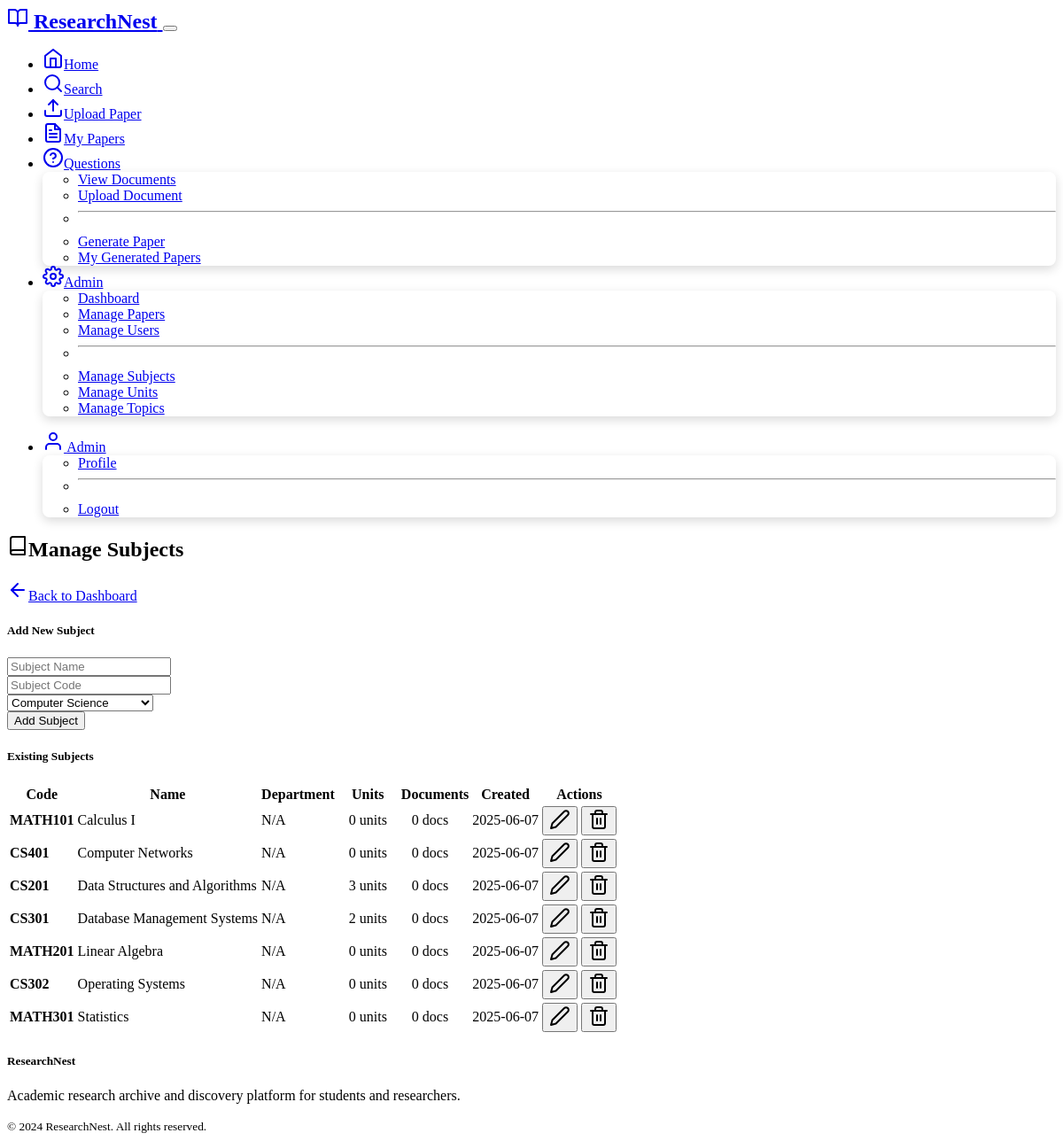
Screenshot of /admin/subjects (signed in) with the database file from the repository.
### models.py (models this page shows, shortened)
class User(UserMixin, db.Model):
    __tablename__ = 'users'
    id = db.Column(db.Integer, primary_key=True)
    email = db.Column(db.String(120), unique=True, nullable=False)
    password_hash = db.Column(db.String(256), nullable=False)
    first_name = db.Column(db.String(50), nullable=False)
    last_name = db.Column(db.String(50), nullable=True)
    profile_image_url = db.Column(db.String, nullable=True)
    department = db.Column(db.String(100), nullable=True)
    year = db.Column(db.Integer, nullable=True)
    is_admin = db.Column(db.Boolean, default=False)
    created_at = db.Column(db.DateTime, default=datetime.now)
    updated_at = db.Column(db.DateTime, default=datetime.now, onupdate=datetime.now)
    papers = db.relationship('ResearchPaper', backref='uploader', lazy=True)
    downloads = db.relationship('DownloadLog', backref='user', lazy=True)

class Subject(db.Model):
    __tablename__ = 'subjects'
    id = db.Column(db.Integer, primary_key=True)
    name = db.Column(db.String(100), nullable=False)
    code = db.Column(db.String(20), nullable=False)
    department_id = db.Column(db.Integer, db.ForeignKey('departments.id'), nullable=False)
    created_at = db.Column(db.DateTime, default=datetime.now)
    units = db.relationship('Unit', backref='subject', lazy=True, cascade='all, delete-orphan')
    question_documents = db.relationship('QuestionDocument', backref='subject', lazy=True)

### routes.py (the view)
@app.route('/admin/subjects')
@require_admin
def manage_subjects():
    subjects = Subject.query.order_by(Subject.name).all()
    form = SubjectManagementForm()
    return render_template('admin/subjects.html', subjects=subjects, form=form)

### forms.py
class SubjectManagementForm(FlaskForm):
    name = StringField('Subject Name', validators=[DataRequired(), Length(max=100)])
    code = StringField('Subject Code', validators=[DataRequired(), Length(max=20)])
    department_id = SelectField('Department', coerce=int, validators=[DataRequired()])
    submit = SubmitField('Add Subject')
    def __init__(self, *args, **kwargs):
        super(SubjectManagementForm, self).__init__(*args, **kwargs)
        from models import Department
        self.department_id.choices = [(dept.id, dept.name) for dept in Department.query.all()]

### auth.py (called while the page is built)
@login_manager.user_loader
def load_user(user_id):
    return User.query.get(user_id)

def require_admin(f):
    @wraps(f)
    def decorated_function(*args, **kwargs):
        if not current_user.is_authenticated:
            return redirect(url_for('login'))
        if not current_user.is_admin:
            flash('Admin access required.', 'error')
            return render_template('403.html'), 403
        return f(*args, **kwargs)
    return decorated_function

### routes.py (called while the page is built)
@app.before_request
def make_session_permanent():
    session.permanent = True

@app.context_processor
def inject_user():
    return dict(current_user=current_user)

### templates/admin/subjects.html (shortened to what this page needs)
{% extends "base.html" %}
{% block content %}
<div class="container my-4">
    <div class="d-flex justify-content-between align-items-center mb-4">
        <h2><i data-feather="book" class="me-2"></i>Manage Subjects</h2>
        <a href="{{ url_for('admin_dashboard') }}" class="btn btn-outline-secondary">
            <i data-feather="arrow-left" class="me-1"></i>Back to Dashboard
        </a>
    </div>
    <div class="card mb-4">
        <div class="card-header">
            <h5 class="card-title mb-0">Add New Subject</h5>
        </div>
        <div class="card-body">
            <form method="POST" action="{{ url_for('add_subject') }}" class="row g-3">
                <div class="col-md-4">
                    {{ form.name(class="form-control", placeholder="Subject Name") }}
                </div>
                <div class="col-md-3">
                    {{ form.code(class="form-control", placeholder="Subject Code") }}
                </div>
                <div class="col-md-3">
                    {{ form.department_id(class="form-select") }}
                </div>
                <div class="col-md-2">
                    {{ form.submit(class="btn btn-primary w-100") }}
                </div>
            </form>
        </div>
    </div>
    <div class="card">
        <div class="card-header">
            <h5 class="card-title mb-0">Existing Subjects</h5>
        </div>
        <div class="card-body">
            {% if subjects %}
            <div class="table-responsive">
                <table class="table table-hover">
                    <thead>
                        <tr>
                            <th>Code</th>
                            <th>Name</th>
                            <th>Department</th>
                            <th>Units</th>
                            <th>Documents</th>
                            <th>Created</th>
                            <th>Actions</th>
                        </tr>
                    </thead>
                    <tbody>
                        {% for subject in subjects %}
                        <tr>
                            <td><strong>{{ subject.code }}</strong></td>
                            <td>{{ subject.name }}</td>
                            <td>{{ subject.dept.name if subject.dept else 'N/A' }}</td>
                            <td>
                                <span class="badge bg-info">{{ subject.units|length }} units</span>
                            </td>
                            <td>
                                <span class="badge bg-success">{{ subject.question_documents|length }} docs</span>
                            </td>
                            <td>{{ subject.created_at.strftime('%Y-%m-%d') }}</td>
                            <td>
                                <div class="btn-group btn-group-sm">
                                    <button class="btn btn-outline-primary" onclick="editSubject({{ subject.id }})">
                                        <i data-feather="edit-2"></i>
                                    </button>
                                    <button class="btn btn-outline-danger" onclick="deleteSubject({{ subject.id }})">
                                        <i data-feather="trash-2"></i>
                                    </button>
                                </div>
                            </td>
                        </tr>
                        {% endfor %}
                    </tbody>
                </table>
            </div>
            {% else %}
            <div class="text-center py-4">
                <i data-feather="book" class="display-4 text-muted mb-3"></i>
                <p class="text-muted">No subjects found. Add your first subject above.</p>
            </div>
            {% endif %}
        </div>
    </div>
</div>
{% endblock %}

### templates/base.html (shortened to what this page needs)
<!DOCTYPE html>
<html lang="en" data-bs-theme="dark">
<head>
    <link href="https://cdn.replit.com/agent/bootstrap-agent-dark-theme.min.css" rel="stylesheet">
    <link rel="stylesheet" href="{{ url_for('static', filename='css/style.css') }}">
</head>
<body>
    <nav class="navbar navbar-expand-lg navbar-dark bg-dark sticky-top">
        <div class="container">
            <a class="navbar-brand d-flex align-items-center" href="{{ url_for('index') }}">
                <i data-feather="book-open" class="me-2"></i>
                <strong>ResearchNest</strong>
            </a>
            <button class="navbar-toggler" type="button" data-bs-toggle="collapse" data-bs-target="#navbarNav">
            </button>
            <div class="collapse navbar-collapse" id="navbarNav">
                <ul class="navbar-nav me-auto">
                    <li class="nav-item">
                        <a class="nav-link" href="{{ url_for('index') }}">
                            <i data-feather="home" class="me-1"></i>Home
                        </a>
                    </li>
                    <li class="nav-item">
                        <a class="nav-link" href="{{ url_for('search') }}">
                            <i data-feather="search" class="me-1"></i>Search
                        </a>
                    </li>
                    {% if current_user.is_authenticated %}
                        <li class="nav-item">
                            <a class="nav-link" href="{{ url_for('upload_paper') }}">
                                <i data-feather="upload" class="me-1"></i>Upload Paper
                            </a>
                        </li>
                        <li class="nav-item">
                            <a class="nav-link" href="{{ url_for('my_papers') }}">
                                <i data-feather="file-text" class="me-1"></i>My Papers
                            </a>
                        </li>
                        <li class="nav-item dropdown">
                            <a class="nav-link dropdown-toggle" href="#" id="questionsDropdown" role="button" data-bs-toggle="dropdown">
                                <i data-feather="help-circle" class="me-1"></i>Questions
                            </a>
                            <ul class="dropdown-menu">
                                <li><a class="dropdown-item" href="{{ url_for('question_documents') }}">View Documents</a></li>
                                <li><a class="dropdown-item" href="{{ url_for('upload_question_document') }}">Upload Document</a></li>
                                <li><hr class="dropdown-divider"></li>
                                <li><a class="dropdown-item" href="{{ url_for('generate_question_paper') }}">Generate Paper</a></li>
                                <li><a class="dropdown-item" href="{{ url_for('my_generated_papers') }}">My Generated Papers</a></li>
                            </ul>
                        </li>
                        {% if current_user.is_admin %}
                            <li class="nav-item dropdown">
                                <a class="nav-link dropdown-toggle" href="#" id="adminDropdown" role="button" data-bs-toggle="dropdown">
                                    <i data-feather="settings" class="me-1"></i>Admin
                                </a>
                                <ul class="dropdown-menu">
                                    <li><a class="dropdown-item" href="{{ url_for('admin_dashboard') }}">Dashboard</a></li>
                                    <li><a class="dropdown-item" href="{{ url_for('admin_papers') }}">Manage Papers</a></li>
                                    <li><a class="dropdown-item" href="{{ url_for('admin_users') }}">Manage Users</a></li>
                                    <li><hr class="dropdown-divider"></li>
                                    <li><a class="dropdown-item" href="{{ url_for('manage_subjects') }}">Manage Subjects</a></li>
                                    <li><a class="dropdown-item" href="{{ url_for('manage_units') }}">Manage Units</a></li>
                                    <li><a class="dropdown-item" href="{{ url_for('manage_topics') }}">Manage Topics</a></li>
                                </ul>
                            </li>
                        {% endif %}
                    {% endif %}
                </ul>
                <ul class="navbar-nav">
                    {% if current_user.is_authenticated %}
                        <li class="nav-item dropdown">
                            <a class="nav-link dropdown-toggle d-flex align-items-center" href="#" id="userDropdown" role="button" data-bs-toggle="dropdown">
                                {% if current_user.profile_image_url %}
                                    <img src="{{ current_user.profile_image_url }}" alt="Profile" class="rounded-circle me-2" width="24" height="24" style="object-fit: cover;">
                                {% else %}
                                    <i data-feather="user" class="me-2"></i>
                                {% endif %}
                                {{ current_user.first_name or current_user.email.split('@')[0] }}
                            </a>
                            <ul class="dropdown-menu">
                                <li><a class="dropdown-item" href="{{ url_for('profile') }}">Profile</a></li>
                                <li><hr class="dropdown-divider"></li>
                                <li><a class="dropdown-item" href="{{ url_for('logout') }}">Logout</a></li>
                            </ul>
                        </li>
                    {% else %}
                        <li class="nav-item">
                            <a class="nav-link" href="{{ url_for('login') }}">
                                <i data-feather="log-in" class="me-1"></i>Login
                            </a>
                        </li>
                    {% endif %}
                </ul>
            </div>
        </div>
    </nav>
    <main>
        {% block content %}{% endblock %}
    </main>
    <footer class="bg-dark text-light mt-5 py-4">
        <div class="container">
            <div class="row">
                <div class="col-md-6">
                    <h5>ResearchNest</h5>
                    <p class="text-muted">Academic research archive and discovery platform for students and researchers.</p>
                </div>
                <div class="col-md-6 text-md-end">
                    <small class="text-muted">
                        © {{ moment().format('YYYY') if moment else '2024' }} ResearchNest. All rights reserved.
                    </small>
                </div>
            </div>
        </div>
    </footer>
</body>
</html>

### static/css/style.css (style rules this page uses)
:root { --research-primary: hsl(210, 100%, 60%); --research-secondary: hsl(220, 15%, 25%); --research-success: hsl(142, 76%, 45%); --research-info: hsl(188, 78%, 55%); --research-warning: hsl(45, 100%, 60%); --research-danger: hsl(354, 70%, 54%); --research-light: hsl(210, 17%, 98%); --research-dark: hsl(210, 11%, 15%); --section-padding: 2rem; --card-border-radius: 0.5rem; --heading-font-weight: 600; --body-line-height: 1.6; }
.card { border-radius: var(--card-border-radius); transition: transform 0.2s ease, box-shadow 0.2s ease; }
.badge { font-weight: 500; padding: 0.375rem 0.75rem; }
.btn { font-weight: 500; transition: all 0.2s ease; }
.navbar-brand { font-weight: 700; font-size: 1.5rem; }
.dropdown-menu { border-radius: var(--card-border-radius); border: 1px solid var(--bs-border-color); box-shadow: 0 4px 12px rgba(0, 0, 0, 0.15); }
footer { border-top: 1px solid var(--bs-border-color); }

### rows the page displays
User: first_name "Admin"
Subject: code "MATH101", name "Calculus I", dept "N/A", units|length "0", question_documents|length "0", created_at "2025-06-07"
Subject: code "CS401", name "Computer Networks", dept "N/A", units|length "0", question_documents|length "0", created_at "2025-06-07"
Subject: code "CS201", name "Data Structures and Algorithms", dept "N/A", units|length "3", question_documents|length "0", created_at "2025-06-07"
Subject: code "CS301", name "Database Management Systems", dept "N/A", units|length "2", question_documents|length "0", created_at "2025-06-07"
Subject: code "MATH201", name "Linear Algebra", dept "N/A", units|length "0", question_documents|length "0", created_at "2025-06-07"
Subject: code "CS302", name "Operating Systems", dept "N/A", units|length "0", question_documents|length "0", created_at "2025-06-07"
Subject: code "MATH301", name "Statistics", dept "N/A", units|length "0", question_documents|length "0", created_at "2025-06-07"

### other values shown
{{ moment().format('YYYY') if moment else '2024' }} "2024"
